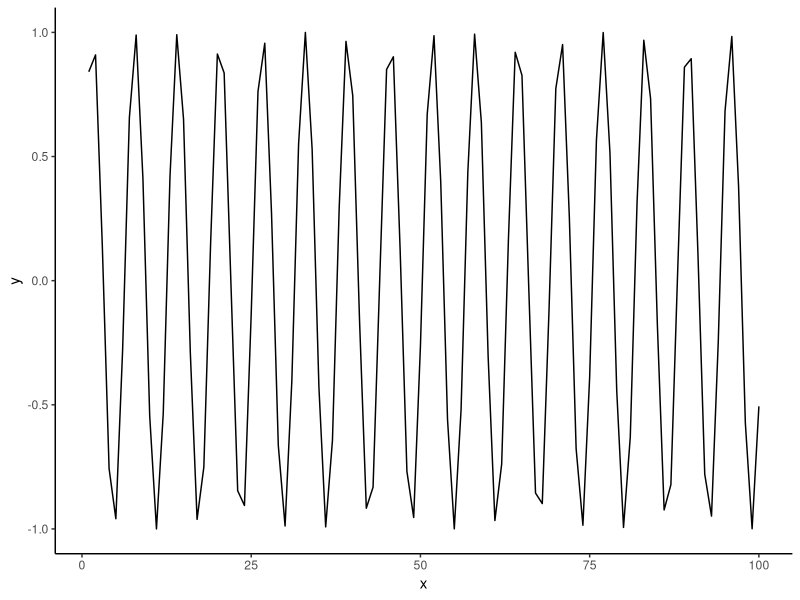

Recreate this plot in R.
## ---- chunk 1
knitr::opts_chunk$set(echo = TRUE)
## ---- chunk 2
summary(cars)
## ---- chunk 3
library(ggplot2)

x <- c(1:100)
y <- list()

for (i in x) {
  y <- append(sin(x),0)
}

data <- data.frame(x=x, y=y[1:length(x)])

ggplot(data, aes(x=x, y=y)) + 
geom_line() + 
theme_classic()
